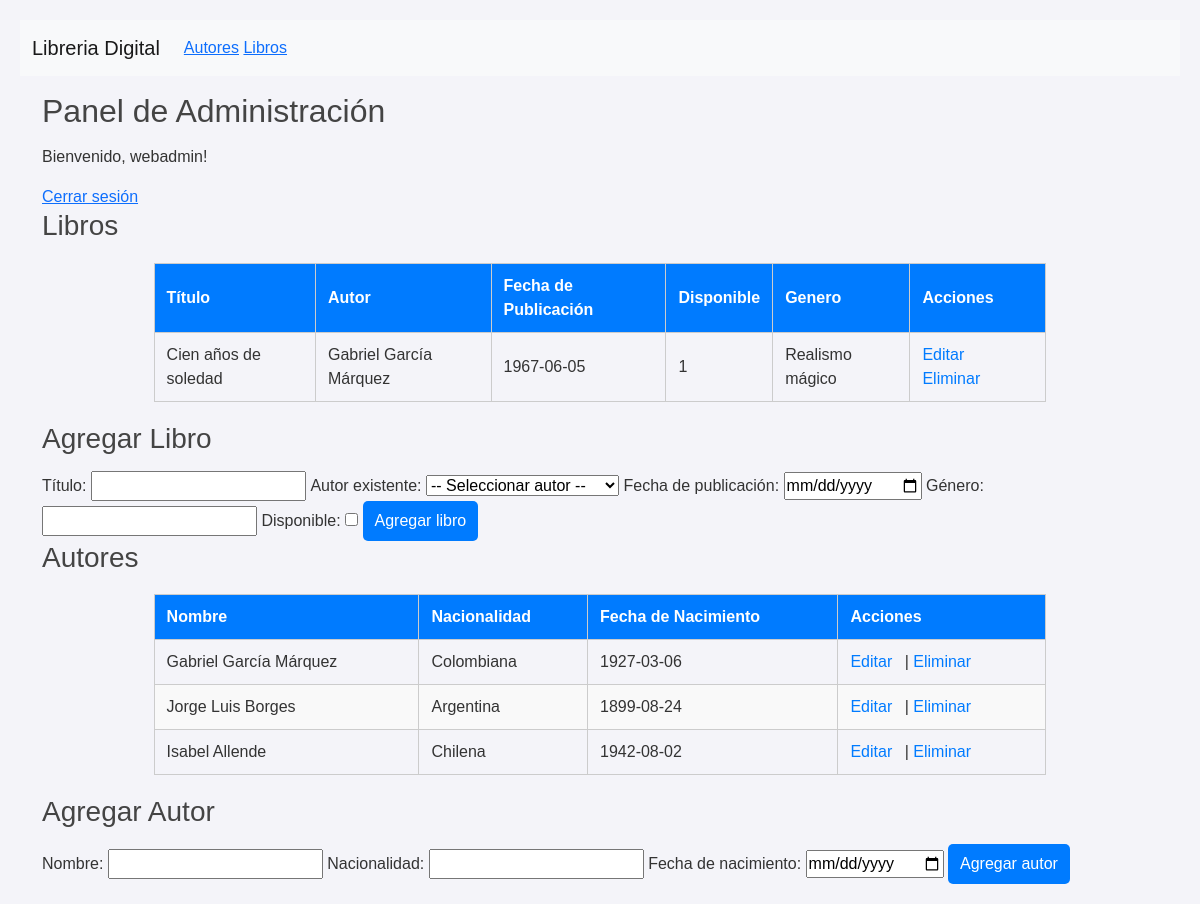
Page /panel (signed in) on the committed database.
### tables this page shows
CREATE TABLE `libros` (
  `id` int(11) NOT NULL,
  `titulo` varchar(150) NOT NULL,
  `fecha_de_publicacion` date DEFAULT NULL,
  `disponible` tinyint(1) DEFAULT 1,
  `genero` varchar(100) DEFAULT NULL,
  `autor_id` int(11) DEFAULT NULL
);

CREATE TABLE `autores` (
  `id` int(11) NOT NULL,
  `nombre` varchar(150) NOT NULL,
  `nacionalidad` varchar(80) DEFAULT NULL,
  `fecha_de_nacimiento` date DEFAULT NULL
);

### app/controllers/panel.controller.php (called while the page is built, shortened)
<?php
require_once 'app/models/book.model.php';
require_once 'app/models/author.model.php';
class PanelController
{
  public function showPanel($request)
  {
    $user = $request->user->username ?? 'Invitado';
    $books = (new BookModel())->getAllBooks();
    $authors = (new AuthorModel())->getAuthors();
    include "templates/admin/panel.phtml";
  }
}

### app/middlewares/session.middleware.php (called while the page is built)
<?php
class SessionMiddleware
{
  public function run($request)
  {
    if (isset($_SESSION['USER_ID'])) {
      $request->user = new StdClass();
      $request->user->id = $_SESSION['USER_ID'];
      $request->user->username = $_SESSION['USER_NAME'];
    } else {
      $request->user = null;
    }
    return $request;
  }
}

### app/models/book.model.php (called while the page is built, shortened)
<?php
class BookModel
{
    private $db;
    function __construct()
    {
        $this->db = new PDO(
            "mysql:host=" . DB_HOST . ";dbname=" . DB_NAME . ";charset=utf8",
            DB_USER,
            DB_PASS
        );
    }
    function getAllBooks()
    {
        $query = $this->db->prepare("
        SELECT
            libros.id,
            libros.titulo,
            libros.fecha_de_publicacion,
            autores.nombre AS autor,
            libros.autor_id,
            libros.genero,
            libros.disponible
        FROM libros
        LEFT JOIN autores ON libros.autor_id = autores.id
    ");
        $query->execute();
        return $query->fetchAll(PDO::FETCH_OBJ);
    }
}

### app/models/author.model.php (called while the page is built, shortened)
<?php
class AuthorModel
{
    private $db;
    function __construct()
    {
        $this->db = new PDO(
            "mysql:host=" . DB_HOST . ";dbname=" . DB_NAME . ";charset=utf8",
            DB_USER,
            DB_PASS
        );
        $this->db->setAttribute(PDO::ATTR_ERRMODE, PDO::ERRMODE_EXCEPTION);
    }
    function getAuthors()
    {
        $stmt = $this->db->prepare("SELECT * FROM autores");
        $stmt->execute();
        return $stmt->fetchAll(PDO::FETCH_OBJ);
    }
}

### templates/admin/panel.phtml (the view, shortened to what this page needs)
<?php include "templates/layout/headeradm.phtml"; ?>
<h2>Panel de Administración</h2>
<p>Bienvenido, <?= htmlspecialchars($user); ?>!</p>
<a href="<?= BASE_URL ?>logout">Cerrar sesión</a>
<h3>Libros</h3>
<table>
    <thead>
        <tr>
            <th>Título</th>
            <th>Autor</th>
            <th>Fecha de Publicación</th>
            <th>Disponible</th>
            <th>Genero</th>
            <th>Acciones</th>
        </tr>
    </thead>
    <tbody>
        <?php if (!empty($books)) : ?>
            <?php foreach ($books as $book) : ?>
                <tr>
                    <td><?= htmlspecialchars($book->titulo) ?></td>
                    <td><?= htmlspecialchars($book->autor) ?></td>
                    <td><?= $book->fecha_de_publicacion ?></td>
                    <td><?= $book->disponible ?></td>
                    <td><?= htmlspecialchars($book->genero) ?></td>
                    <td>
                        <a href="<?= BASE_URL ?>editBook/<?= $book->id ?>">Editar</a>
                        <a href="<?= BASE_URL ?>deleteBook/<?= $book->id ?>">Eliminar</a>
                    </td>
                </tr>
            <?php endforeach; ?>
        <?php else: ?>
            <tr>
                <td colspan="5">No hay libros cargados</td>
            </tr>
        <?php endif; ?>
    </tbody>
</table>
<h3>Agregar Libro</h3>
<?php if (empty($authors)) : ?>
    <p style="color:red;">No hay autores registrados. Primero agregá un autor.</p>
<?php else: ?>
    <form action="<?= BASE_URL ?>addBook" method="POST">
        <label for="titulo">Título:</label>
        <input type="text" name="titulo" id="titulo" required>
        <label for="autor_id">Autor existente:</label>
        <select name="autor_id" id="autor_id">
            <option value="">-- Seleccionar autor --</option>
        </select>
        <label for="fecha_de_publicacion">Fecha de publicación:</label>
        <input type="date" name="fecha_de_publicacion" id="fecha_de_publicacion">
        <label for="genero">Género:</label>
        <input type="text" name="genero" id="genero">
        <label for="disponible">Disponible:</label>
        <input type="checkbox" name="disponible" id="disponible">
        <button type="submit">Agregar libro</button>
    </form>
<?php endif; ?>
<h3>Autores</h3>
<table>
    <thead>
        <tr>
            <th>Nombre</th>
            <th>Nacionalidad</th>
            <th>Fecha de Nacimiento</th>
            <th>Acciones</th>
        </tr>
    </thead>
    <tbody>
        <?php if (!empty($authors)) : ?>
            <?php foreach ($authors as $author) : ?>
                <tr>
                    <td><?= htmlspecialchars($author->nombre) ?></td>
                    <td><?= htmlspecialchars($author->nacionalidad) ?></td>
                    <td><?= $author->fecha_de_nacimiento ?></td>
                    <td>
                        <a href="<?= BASE_URL ?>editAuthor/<?= $author->id ?>">Editar</a> |
                        <a href="<?= BASE_URL ?>deleteAuthor/<?= $author->id ?>">Eliminar</a>
                    </td>
                </tr>
            <?php endforeach; ?>
        <?php else: ?>
            <tr>
                <td colspan="4">No hay autores cargados</td>
            </tr>
        <?php endif; ?>
    </tbody>
</table>
<h3>Agregar Autor</h3>
<form action="<?= BASE_URL ?>addAuthor" method="POST">
    <label for="nombre">Nombre:</label>
    <input type="text" name="nombre" id="nombre" required>
    <label for="nacionalidad">Nacionalidad:</label>
    <input type="text" name="nacionalidad" id="nacionalidad">
    <label for="fecha_de_nacimiento">Fecha de nacimiento:</label>
    <input type="date" name="fecha_de_nacimiento" id="fecha_de_nacimiento">
    <button type="submit">Agregar autor</button>
</form>

### router.php (shortened to what this page needs)
<?php
require_once 'app/controllers/panel.controller.php';
require_once 'app/middlewares/session.middleware.php';
$action = $_GET['action'] ?? 'home';
$params = explode('/', $action);
$request = new StdClass();
$request = (new SessionMiddleware())->run($request);
switch ($params[0]) {
    case 'panel':
        $request = (new GuardMiddleware())->run($request);
        $controller = new PanelController();
        $controller->showPanel($request);
        break;
}

### templates/layout/headeradm.phtml (shortened to what this page needs)
<!DOCTYPE html>
<html lang="en">
<head>
    <link href="https://cdn.jsdelivr.net/npm/bootstrap@5.2.0/dist/css/bootstrap.min.css" rel="stylesheet">
    <link rel="stylesheet" href="css/style.css">
</head>
<body>
    <header>
        <nav class="navbar navbar-expand-lg bg-light">
            <div class="container-fluid">
                <a class="navbar-brand" href="home">Libreria Digital</a>
                <div class="collapse navbar-collapse" id="navbarNav">
                    <ul class="navbar-nav">
                        <li class="nav-item">
                            <div class="nav-link">
                                <a aria-current="page" href="autores">Autores</a>
                                <a href="libros">Libros</a>
                            </div>
                        </li>
                    </ul>
                </div>
            </div>
        </nav>
        <main class="container mt-3">

### css/style.css (style rules this page uses)
body { font-family: Arial, sans-serif; background-color: #f4f4f9; color: #333; padding: 20px; }
h2, h3 { margin-bottom: 15px; color: #444; }
form button { color: white; gap: 10px; border-radius: 5px; border: none; background-color: #007BFF; padding: 8px 12px; transition: background-color 0.2s; }
table { width: 80%; margin: 20px auto; border-collapse: collapse; text-align: left; }
table thead { background-color: #007BFF; color: white; }
table th, table td { border: 1px solid #ccc; padding: 10px 12px; }
table tr:nth-child(even) { background-color: #f9f9f9; }
table a { margin-right: 8px; color: #007BFF; text-decoration: none; }

### rows in the picture
libros: titulo "Cien años de soledad", autor.nombre "Gabriel García Márquez", fecha_de_publicacion "1967-06-05", disponible "1", genero "Realismo mágico"
autores: nombre "Gabriel García Márquez", nacionalidad "Colombiana", fecha_de_nacimiento "1927-03-06"
autores: nombre "Jorge Luis Borges", nacionalidad "Argentina", fecha_de_nacimiento "1899-08-24"
autores: nombre "Isabel Allende", nacionalidad "Chilena", fecha_de_nacimiento "1942-08-02"

### other values in the picture
$user "webadmin"
